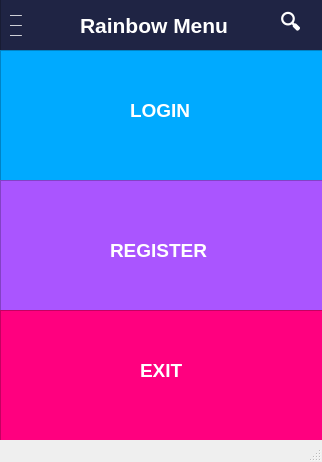
<?xml version="1.0" encoding="UTF-8"?>
<ui version="4.0">
 <class>MainWindow</class>
 <widget class="QMainWindow" name="MainWindow">
  <property name="geometry">
   <rect>
    <x>0</x>
    <y>0</y>
    <width>322</width>
    <height>462</height>
   </rect>
  </property>
  <property name="windowTitle">
   <string>MainWindow</string>
  </property>
  <property name="toolButtonStyle">
   <enum>Qt::ToolButtonIconOnly</enum>
  </property>
  <property name="tabShape">
   <enum>QTabWidget::Triangular</enum>
  </property>
  <property name="unifiedTitleAndToolBarOnMac">
   <bool>false</bool>
  </property>
  <widget class="QWidget" name="centralwidget">
   <widget class="QFrame" name="frame1">
    <property name="geometry">
     <rect>
      <x>0</x>
      <y>50</y>
      <width>331</width>
      <height>131</height>
     </rect>
    </property>
    <property name="styleSheet">
     <string notr="true">background-color: rgb(0, 170, 255)
</string>
    </property>
    <property name="frameShape">
     <enum>QFrame::StyledPanel</enum>
    </property>
    <property name="frameShadow">
     <enum>QFrame::Raised</enum>
    </property>
    <widget class="QLabel" name="label_6">
     <property name="geometry">
      <rect>
       <x>130</x>
       <y>40</y>
       <width>101</width>
       <height>41</height>
      </rect>
     </property>
     <property name="font">
      <font>
       <pointsize>14</pointsize>
       <weight>75</weight>
       <bold>true</bold>
      </font>
     </property>
     <property name="styleSheet">
      <string notr="true">color: white;</string>
     </property>
     <property name="text">
      <string>LOGIN</string>
     </property>
    </widget>
   </widget>
   <widget class="QFrame" name="frame1_2">
    <property name="geometry">
     <rect>
      <x>0</x>
      <y>180</y>
      <width>331</width>
      <height>131</height>
     </rect>
    </property>
    <property name="styleSheet">
     <string notr="true">background-color: rgb(170, 85, 255)
</string>
    </property>
    <property name="frameShape">
     <enum>QFrame::StyledPanel</enum>
    </property>
    <property name="frameShadow">
     <enum>QFrame::Raised</enum>
    </property>
    <widget class="QLabel" name="label_7">
     <property name="geometry">
      <rect>
       <x>110</x>
       <y>50</y>
       <width>101</width>
       <height>41</height>
      </rect>
     </property>
     <property name="font">
      <font>
       <pointsize>14</pointsize>
       <weight>75</weight>
       <bold>true</bold>
      </font>
     </property>
     <property name="styleSheet">
      <string notr="true">color: white;</string>
     </property>
     <property name="text">
      <string>REGISTER</string>
     </property>
    </widget>
   </widget>
   <widget class="QFrame" name="frame1_3">
    <property name="geometry">
     <rect>
      <x>0</x>
      <y>310</y>
      <width>331</width>
      <height>131</height>
     </rect>
    </property>
    <property name="styleSheet">
     <string notr="true">background-color: rgb(255, 0, 127)</string>
    </property>
    <property name="frameShape">
     <enum>QFrame::StyledPanel</enum>
    </property>
    <property name="frameShadow">
     <enum>QFrame::Raised</enum>
    </property>
    <widget class="QLabel" name="label_8">
     <property name="geometry">
      <rect>
       <x>140</x>
       <y>40</y>
       <width>101</width>
       <height>41</height>
      </rect>
     </property>
     <property name="font">
      <font>
       <pointsize>14</pointsize>
       <weight>75</weight>
       <bold>true</bold>
      </font>
     </property>
     <property name="styleSheet">
      <string notr="true">color: white;</string>
     </property>
     <property name="text">
      <string>EXIT</string>
     </property>
    </widget>
   </widget>
   <widget class="QFrame" name="frame1_4">
    <property name="geometry">
     <rect>
      <x>0</x>
      <y>-10</y>
      <width>331</width>
      <height>131</height>
     </rect>
    </property>
    <property name="styleSheet">
     <string notr="true">background-color: rgb(31, 36, 68)
</string>
    </property>
    <property name="frameShape">
     <enum>QFrame::StyledPanel</enum>
    </property>
    <property name="frameShadow">
     <enum>QFrame::Raised</enum>
    </property>
    <widget class="QLabel" name="label">
     <property name="geometry">
      <rect>
       <x>80</x>
       <y>10</y>
       <width>161</width>
       <height>51</height>
      </rect>
     </property>
     <property name="font">
      <font>
       <pointsize>16</pointsize>
       <weight>75</weight>
       <bold>true</bold>
      </font>
     </property>
     <property name="styleSheet">
      <string notr="true">color: white;</string>
     </property>
     <property name="text">
      <string>Rainbow Menu</string>
     </property>
    </widget>
    <widget class="QLabel" name="label_2">
     <property name="geometry">
      <rect>
       <x>10</x>
       <y>0</y>
       <width>21</width>
       <height>31</height>
      </rect>
     </property>
     <property name="font">
      <font>
       <pointsize>16</pointsize>
       <weight>75</weight>
       <bold>true</bold>
      </font>
     </property>
     <property name="styleSheet">
      <string notr="true">color: white;</string>
     </property>
     <property name="text">
      <string>_</string>
     </property>
    </widget>
    <widget class="QLabel" name="label_3">
     <property name="geometry">
      <rect>
       <x>10</x>
       <y>10</y>
       <width>21</width>
       <height>31</height>
      </rect>
     </property>
     <property name="font">
      <font>
       <pointsize>16</pointsize>
       <weight>75</weight>
       <bold>true</bold>
      </font>
     </property>
     <property name="styleSheet">
      <string notr="true">color: white;
background: transparent;</string>
     </property>
     <property name="text">
      <string>_</string>
     </property>
    </widget>
    <widget class="QLabel" name="label_4">
     <property name="geometry">
      <rect>
       <x>10</x>
       <y>20</y>
       <width>21</width>
       <height>31</height>
      </rect>
     </property>
     <property name="font">
      <font>
       <pointsize>16</pointsize>
       <weight>75</weight>
       <bold>true</bold>
      </font>
     </property>
     <property name="styleSheet">
      <string notr="true">color: white;
background: transparent;</string>
     </property>
     <property name="text">
      <string>_</string>
     </property>
    </widget>
    <widget class="QLabel" name="label_5">
     <property name="geometry">
      <rect>
       <x>280</x>
       <y>20</y>
       <width>31</width>
       <height>31</height>
      </rect>
     </property>
     <property name="font">
      <font>
       <pointsize>16</pointsize>
       <weight>75</weight>
       <bold>true</bold>
      </font>
     </property>
     <property name="styleSheet">
      <string notr="true">color: white;
background: transparent;</string>
     </property>
     <property name="text">
      <string>🔍</string>
     </property>
    </widget>
   </widget>
   <zorder>frame1_4</zorder>
   <zorder>frame1</zorder>
   <zorder>frame1_2</zorder>
   <zorder>frame1_3</zorder>
  </widget>
  <widget class="QStatusBar" name="statusbar"/>
 </widget>
 <resources/>
 <connections/>
</ui>
